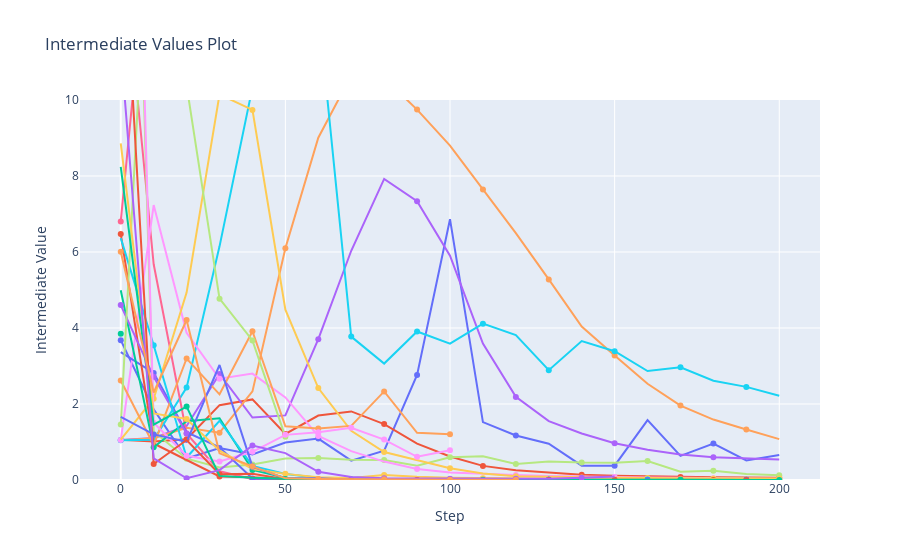

The code cell stored with this chart in its notebook:
### Code cell
fig = optuna.visualization.plot_intermediate_values(study)

# Fix the visible y-range
fig.update_yaxes(range=[0.0, 10])
